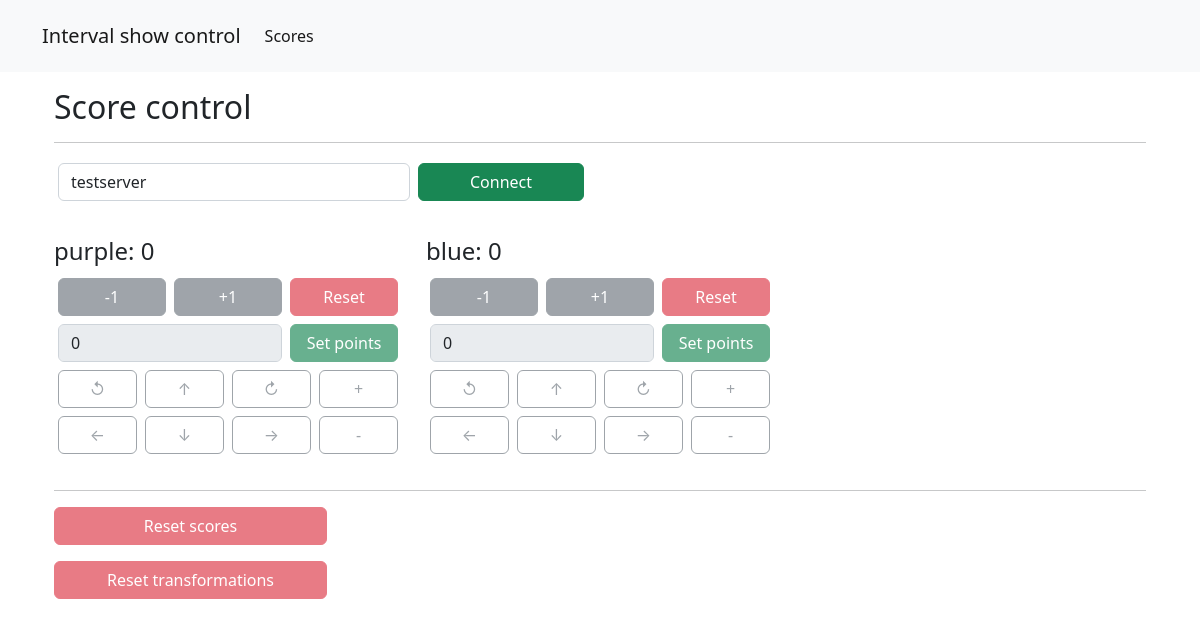
The page /scores on the database as committed earlier.
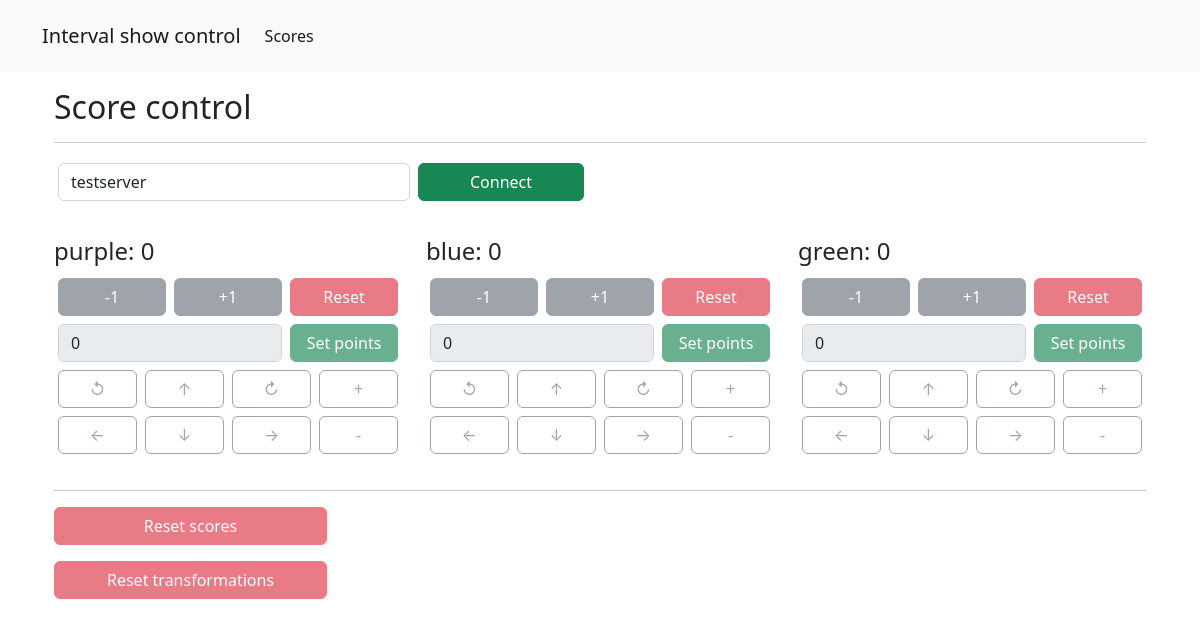
The same page on the database as committed later.
### scores/models.py (models this page shows, shortened)
class Team(models.Model):
    color = models.CharField(max_length=20)
    index = models.IntegerField(default=0)

class Score(models.Model):
    score = models.IntegerField(default=0)
    team = models.OneToOneField(
        "Team", on_delete=models.CASCADE, editable=False, related_name="score"
    )

### scores/views.py (the view)
# urls.py: path("", include("scores.urls")),
def scores(request):
    if request.method == "GET":
        host = request.GET.get("host")
    if not host:
        host = request.get_host()
    return render(
        request,
        "scores.html",
        {
            "title": "Scores",
            "teams": Team.objects.all().order_by("index"),
            "host": host,
        },
    )

### scores/templates/scores.html (shortened to what this page needs)
{% extends 'body.html' %}
{% load static %}
{% block main %}
<div class="container">
	<h2>Score control</h2>
	<hr>
	<div class="row">
		<div class="col-8 col-lg-4 p-1 ps-3">
			<input id="form-connect-input" form="form-connect" class="form-control" name="host" value="{% if host %}{{ host }}{% endif %}">
		</div>
		<div class="col-4 col-lg-2 d-grid gap-0 p-1 pe-3">
			<button id="form-connect-button" form="form-connect" type="submit" class="btn btn-success p-0">Connect</button>
		</div>
	</div>
	<div id="controls">
		<div class="row my-3">
			{% for t in teams %}
			<div class="col-12 col-md-6 col-lg-4 my-3" data-team="{{ t.color }}">
				<h4>{{ t.color }}: <span id="score-{{ t.color }}">{{ t.score.score }}</span></h4>
				<div class="container text-center">
					<div class="row">
						<div class="col-4 d-grid gap-0 p-1">
							<button type="button" class="btn btn-secondary" onclick="add_points('{{ t.color }}', -1)">-1</button>
						</div>
						<div class="col-4 d-grid gap-0 p-1">
							<button type="button" class="btn btn-secondary" onclick="add_points('{{ t.color }}', 1)">+1</button>
						</div>
						<div class="col-4 d-grid gap-0 p-1">
							<button type="button" class="btn btn-danger" onclick="reset_scores('{{ t.color }}')">Reset</button>
						</div>
						<div class="col-8 p-1">
							<input form="form-points-{{ t.color }}" type="number" min="0" step="1" value="0" class="form-control" name="points">
						</div>
						<div class="col-4 d-grid gap-0 p-1">
							<button form="form-points-{{ t.color }}" type="submit" class="btn btn-success p-0">Set points</button>
						</div>
						<div class="col-3 d-grid gap-0 p-1">
							<button type="button" class="btn btn-outline-secondary" onclick="transform('{{ t.color }}', 'rotate', 'cc')">↺</button>
						</div>
						<div class="col-3 d-grid gap-0 p-1">
							<button type="button" class="btn btn-outline-secondary" onclick="transform('{{ t.color }}', 'translate', 'up')">↑</button>
						</div>
						<div class="col-3 d-grid gap-0 p-1">
							<button type="button" class="btn btn-outline-secondary" onclick="transform('{{ t.color }}', 'rotate', 'c')">↻</button>
						</div>
						<div class="col-3 d-grid gap-0 p-1">
							<button type="button" class="btn btn-outline-secondary" onclick="transform('{{ t.color }}', 'scale', 'up')">+</button>
						</div>
						<div class="col-3 d-grid gap-0 p-1">
							<button type="button" class="btn btn-outline-secondary" onclick="transform('{{ t.color }}', 'translate', 'left')">←</button>
						</div>
						<div class="col-3 d-grid gap-0 p-1">
							<button type="button" class="btn btn-outline-secondary" onclick="transform('{{ t.color }}', 'translate', 'down')">↓</button>
						</div>
						<div class="col-3 d-grid gap-0 p-1">
							<button type="button" class="btn btn-outline-secondary" onclick="transform('{{ t.color }}', 'translate', 'right')">→</button>
						</div>
						<div class="col-3 d-grid gap-0 p-1">
							<button type="button" class="btn btn-outline-secondary" onclick="transform('{{ t.color }}', 'scale', 'down')">-</button>
						</div>
					</div>
				</div>
			</div>
			{% endfor %}
		</div>
		<hr>
		<div class="col-sm-6 col-lg-3 col-xxl-2 d-grid my-3">
			<button type="button" class="btn btn-danger" onclick="reset_all_scores()">Reset scores</button>
		</div>
		<div class="col-sm-6 col-lg-3 col-xxl-2 d-grid my-3">
			<button type="button" class="btn btn-danger" onclick="reset_all_transformations()">Reset transformations</button>
		</div>
	</div>
</div>
{% endblock main %}

### core/templates/body.html (shortened to what this page needs)
{% extends 'base.html' %}
{% block body %}
<nav class="navbar navbar-expand-md bg-light py-3 mb-3">
	<div class="container">
		<a class="navbar-brand" href="#">Interval show control</a>
		<div class="collapse navbar-collapse" id="navbarNavDropdown">
			<ul class="navbar-nav">
				<li class="nav-item">
					<a class="nav-link active" aria-current="page" href="{% url 'scores' %}">Scores</a>
				</li>
			</ul>
		</div>
	</div>
</nav>
<main class="container">
	{% block main %}{% endblock main %}
</main>
{% endblock body %}

### core/templates/base.html (shortened to what this page needs)
{% load static %}
<!DOCTYPE html>
<html data-bs-theme="light" lang="en">
<head>
	<link href="https://cdn.jsdelivr.net/npm/bootstrap@5.2.3/dist/css/bootstrap.min.css" rel="stylesheet">
</head>
<body>
	{% block body %}{% endblock body %}
</body>
</html>

Rows that differ between the two databases and show on the page:
added Team: color "green", score.score "0"
